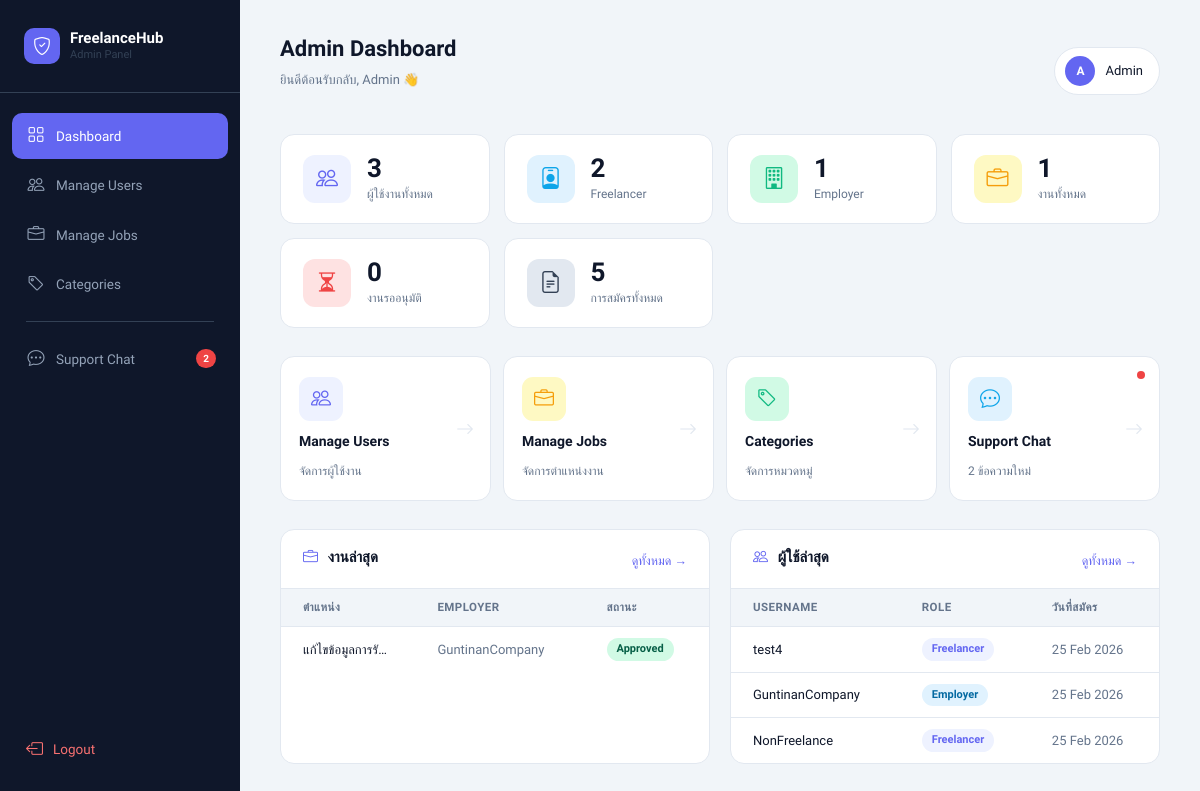
/admin_dashboard.php (signed in), run on an earlier commit of the app's database.
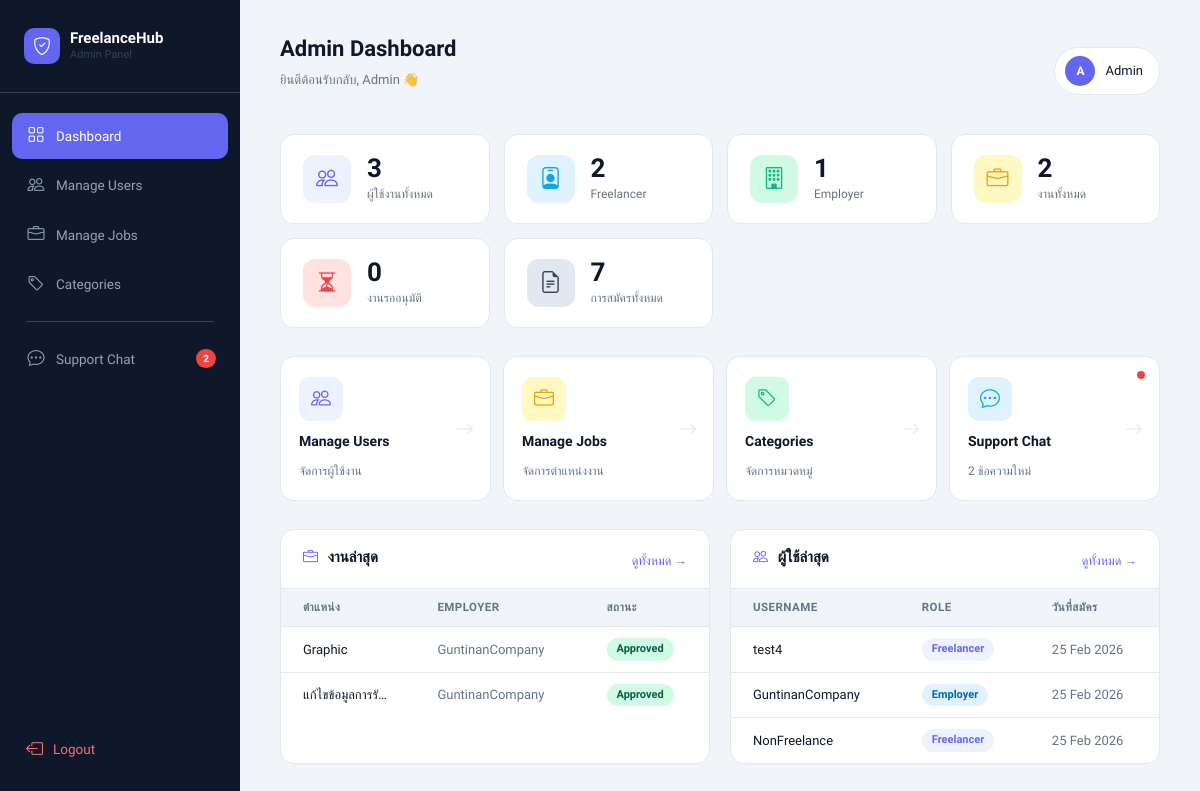
And on a later commit of the database.
### tables this page shows
CREATE TABLE `job` (
  `job_id` int(11) NOT NULL,
  `employer_id` int(11) NOT NULL,
  `title` varchar(255) NOT NULL,
  `description` text NOT NULL,
  `location` varchar(255) NOT NULL,
  `salary` decimal(10,2) DEFAULT 0.00,
  `latitude` double DEFAULT NULL,
  `longitude` double DEFAULT NULL,
  `deadline` datetime DEFAULT NULL,
  `status` enum('open','in_progress','completed','closed') DEFAULT 'open',
  `admin_status` enum('pending','approved','rejected') DEFAULT 'pending',
  `created_at` timestamp NOT NULL DEFAULT current_timestamp(),
  `category` varchar(100) DEFAULT NULL,
  `updated_at` timestamp NULL DEFAULT NULL
);

CREATE TABLE `users` (
  `user_id` int(11) NOT NULL,
  `username` varchar(50) DEFAULT NULL,
  `email` varchar(100) DEFAULT NULL,
  `password` varchar(255) DEFAULT NULL,
  `fullname` varchar(100) DEFAULT NULL,
  `phone` varchar(20) DEFAULT NULL,
  `role` enum('admin','employer','freelancer') DEFAULT NULL,
  `created_at` timestamp NOT NULL DEFAULT current_timestamp(),
  `latitude` double DEFAULT NULL,
  `longitude` double DEFAULT NULL,
  `company_details` text DEFAULT NULL
);

### admin_dashboard.php (the view, shortened to what the changed rows need)
<?php
include "config.php";
$total_jobs      = mysqli_fetch_assoc(mysqli_query($conn,"SELECT COUNT(*) AS c FROM job"))['c'];
$total_apps      = mysqli_fetch_assoc(mysqli_query($conn,"SELECT COUNT(*) AS c FROM job_application"))['c'];
$recent_jobs = mysqli_query($conn,"
    SELECT job.title, job.admin_status, users.username AS employer, job.created_at
    FROM job
    JOIN users ON users.user_id = job.employer_id
    ORDER BY job.created_at DESC
    LIMIT 5
");
$recent_users = mysqli_query($conn,"
    SELECT username, role, created_at
    FROM users
    WHERE role != 'admin'
    ORDER BY created_at DESC
    LIMIT 5
");
?>
<!DOCTYPE html>
<html lang="th">
<head>
<link href="https://cdn.jsdelivr.net/npm/bootstrap@5.3.0/dist/css/bootstrap.min.css" rel="stylesheet">
<link href="https://cdn.jsdelivr.net/npm/bootstrap-icons@1.11.0/font/bootstrap-icons.css" rel="stylesheet">
</head>
<body>
<main class="main">
  <div class="topbar">
    <div class="topbar-left">
      <h2>Admin Dashboard</h2>
    </div>
  </div>
  <div class="stat-grid">
    <div class="stat-card">
      <div class="stat-info">
        <div class="value"><?php echo $total_jobs; ?></div>
        <div class="label">งานทั้งหมด</div>
      </div>
    </div>
    <div class="stat-card">
      <div class="stat-info">
        <div class="value"><?php echo $total_apps; ?></div>
        <div class="label">การสมัครทั้งหมด</div>
      </div>
    </div>
  </div>
  <div class="two-col">
    <div class="table-card">
      <table class="mini-table">
        <thead>
          <tr>
            <th>ตำแหน่ง</th>
            <th>Employer</th>
            <th>สถานะ</th>
          </tr>
        </thead>
        <tbody>
        <?php
          while($j = mysqli_fetch_assoc($recent_jobs)):
            $sc  = match(strtolower($j['admin_status'])){
              'approved' => 'sp-approved',
              'rejected' => 'sp-rejected',
              default    => 'sp-pending',
            };
        ?>
          <tr>
            <td style="font-weight:500;max-width:120px;overflow:hidden;text-overflow:ellipsis;white-space:nowrap;"><?php echo htmlspecialchars($j['title']); ?></td>
            <td style="color:var(--muted);"><?php echo htmlspecialchars($j['employer']); ?></td>
            <td><span class="status-pill <?php echo $sc; ?>"><?php echo ucfirst($j['admin_status']); ?></span></td>
          </tr>
        <?php endwhile; ?>
        </tbody>
      </table>
    </div>
    <div class="table-card">
      <table class="mini-table">
        <thead>
          <tr>
            <th>Username</th>
            <th>Role</th>
            <th>วันที่สมัคร</th>
          </tr>
        </thead>
        <tbody>
        <?php
          while($u = mysqli_fetch_assoc($recent_users)):
            $rc   = $u['role'] === 'freelancer' ? 'sp-fl' : 'sp-em';
        ?>
          <tr>
            <td style="font-weight:500;"><?php echo htmlspecialchars($u['username']); ?></td>
            <td><span class="status-pill <?php echo $rc; ?>"><?php echo ucfirst($u['role']); ?></span></td>
            <td style="color:var(--muted);"><?php echo !empty($u['created_at']) ? date('d M Y', strtotime($u['created_at'])) : '—'; ?></td>
          </tr>
        <?php endwhile; ?>
        </tbody>
      </table>
    </div>
  </div>
</main>
</body>
</html>

What changed in the data, as far as the page shows it:
added job: title "Graphic", employer.username "GuntinanCompany", admin_status "Approved"
Also different on the page:
$total_jobs: "1" → "2"
$total_apps: "5" → "7"
